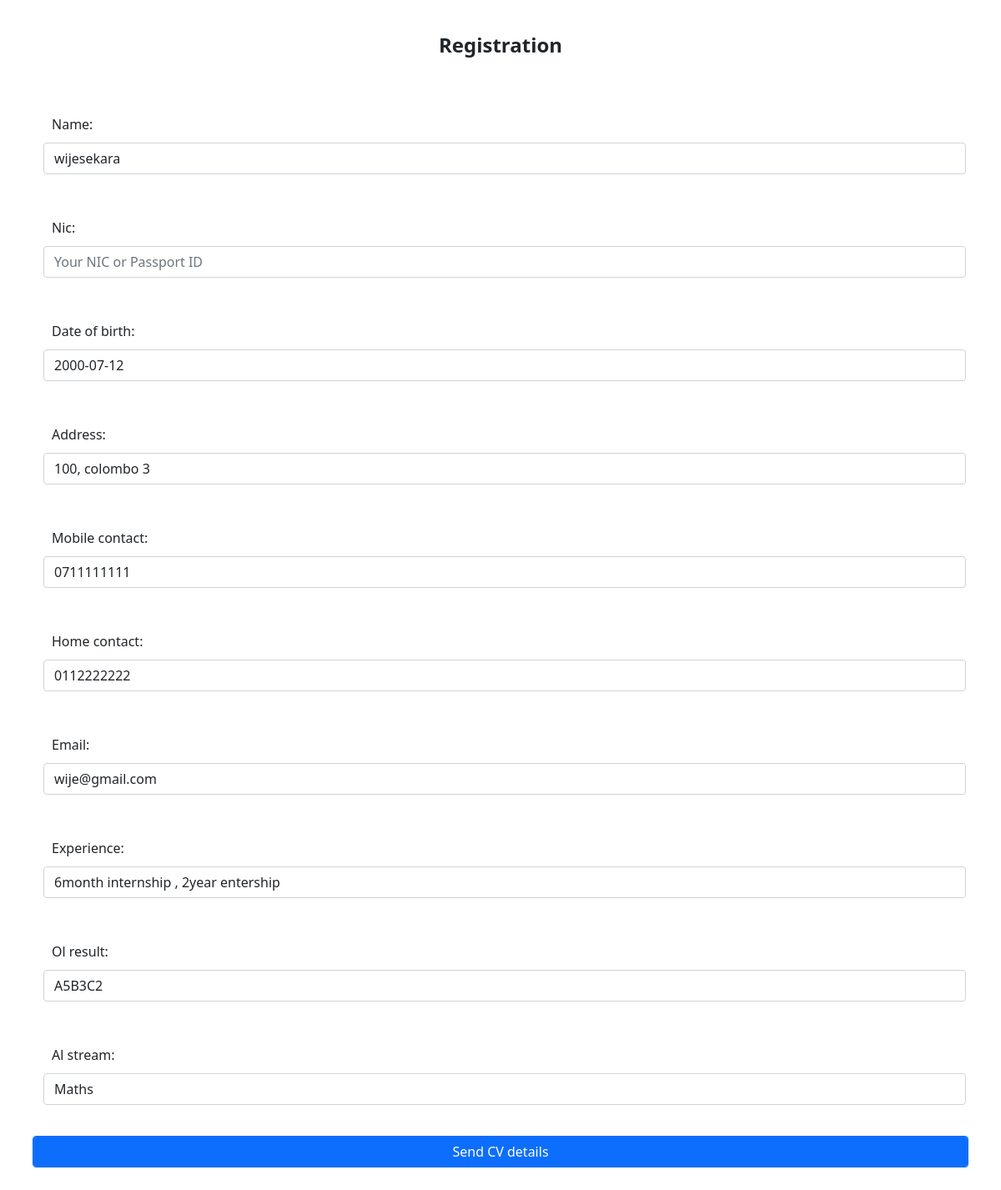
The page /updatecv/6/ on the database as committed earlier.
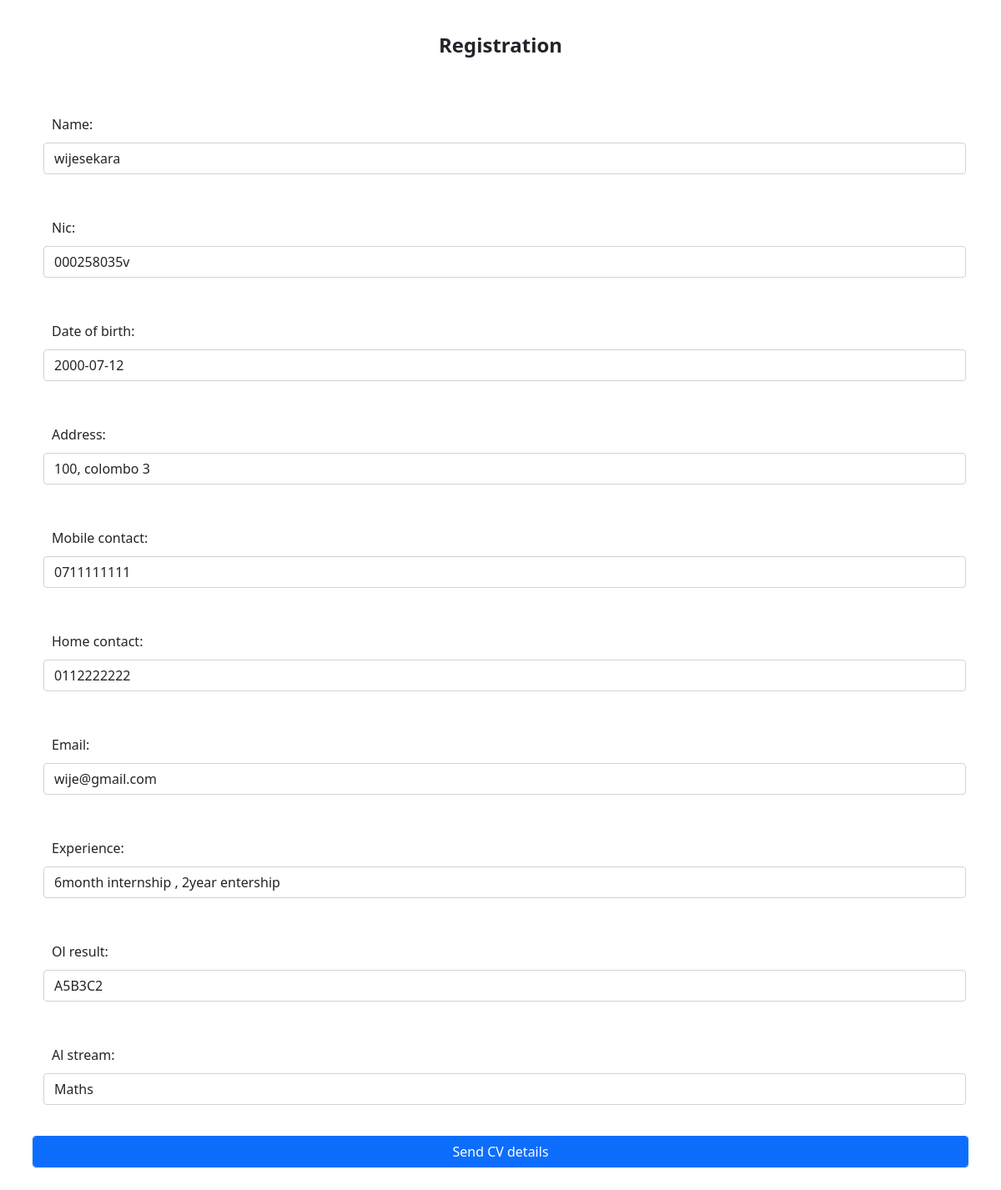
The same page on the database as committed later.
### CVgenr/models.py (models this page shows, shortened)
class Cvdetails(models.Model):
    name = models.CharField(max_length=100, null=True)
    nic = models.CharField(max_length=20, null=True)
    date_of_birth = models.DateField(max_length=20, null=True)
    address = models.CharField(max_length=100, null=True)
    mobile_contact = models.CharField(max_length=10, null=True)
    home_contact = models.CharField(max_length=10, null=True)
    email = models.CharField(max_length=100, null=True)
    experience = models.CharField(max_length=100, null=True)
    ol_result = models.CharField(max_length=100, null=True)
    al_stream = models.CharField(max_length=100, null=True)
    date_created = models.DateTimeField(auto_now_add=True, null=True)

### CVgenr/views.py (the view)
# urls.py: path('updatecv/<str:pk>/', views.updatecv, name="updatecv"),
def updatecv(request, pk):
    cvdata = Cvdetails.objects.get(id=pk)
    form = CvDetailsForm(instance = cvdata)
    if request.method == 'POST':
        form = Cvdetails(request.POST, instance = cvdata)
        if form.is_valid():
            form.save()
            return redirect('/button')
    context = {'form':form}
    return render(request, 'CVpages/dilcvcreate.html', context)

### CVgenr/forms.py
class CvDetailsForm(ModelForm):
    class Meta:
        model = Cvdetails
        fields = '__all__'

### CVdemo/context_processors.py (called while the page is built)
def project_context(request):
    context = {
        'me':User.objects.first(),
    }
    return context

### CVgenr/templates/CVpages/dilcvcreate.html (shortened to what this page needs)
{% load static %}
<!DOCTYPE html>
<html lang="en">
<head>
    <link href="https://cdn.jsdelivr.net/npm/bootstrap@5.0.2/dist/css/bootstrap.min.css" rel="stylesheet">
    <link rel="stylesheet" type="text/css" href="{% static '/css/style.css' %}">
</head>
<body>
    <div class="row">
        <div class="col">
            <center>
                <h4><b> Registration </b></h4>
            </center>
        </div>
    </div>
    <div class="container">
        <form action="" method="POST" class="row g-3">
            {{form.as_p}}
            <input type="submit" name="Submit" value="Send CV details" class="btn btn-primary">
        </form>
    </div>
</body>
</html>

Rows that differ between the two databases and show on the page:
changed Cvdetails "wijesekara": nic (not shown) → "000258035v"
